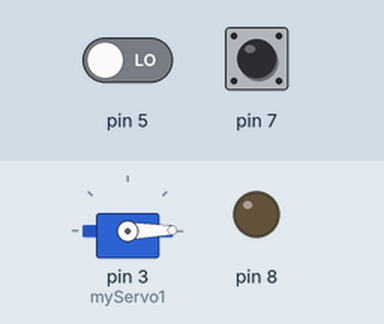
Bench run of a sketch on a simulated Arduino Uno, built with avr-gcc and run on an emulated ATmega328P. Parts: servo, output pins drawn as LEDs (lit = HIGH). Dashed ring = blinking. The inputs (shaded band) are chosen by the test bench; at power-on: pin 5 LOW, pin 7 HIGH.

Above: at 1.2 s.
1.3 s: pin 5 driven HIGH
At 1.9 s:
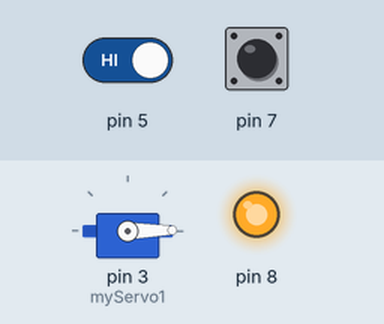
2.8 s: pin 7 pulled LOW for 0.15 s
At 4.1 s:
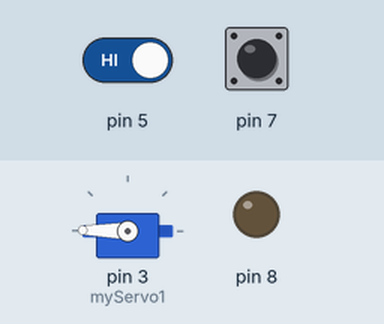
5.9 s: pin 7 pulled LOW for 1 s
At 7.57 s:
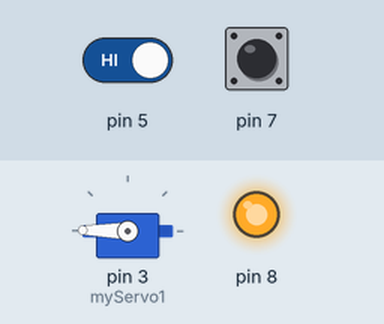
9.2 s: pin 7 pulled LOW for 3.2 s
At 10.5 s:
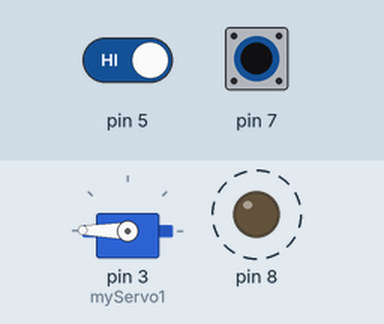
Timing chart, 0 to 14.4 s (numbered marks = the images above; inputs shaded):
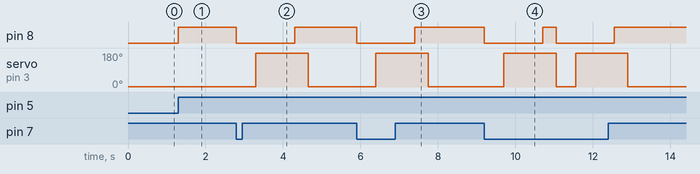

The sketch:

dispensador_cinta_adhesiva_aislante.ino
```cpp
#include <Servo.h>
Servo myServo1;
int a =0;
void setup() {
Serial.begin (9600);
myServo1.attach (3);//9
pinMode (7, INPUT_PULLUP);
pinMode (5, INPUT);
pinMode (8, OUTPUT);
}

void loop() {
  myServo1.write (01);
if (digitalRead (5)==HIGH){
  a=1;
}
  if (a==1){
if (digitalRead (7)==HIGH){
digitalWrite(8,HIGH);
}else if (digitalRead (7)==LOW){
digitalWrite(8,LOW);
delay (500);
   myServo1.write(179);// (179);
delay (1000);
digitalWrite (8,HIGH);
delay(350);
myServo1.write (01);//(((
 a=0;
}
}

else if (a!=1){
    digitalWrite (8,LOW);
  }
}
```

Measured:
- after the input at 1.3 s, pin 8: LOW → HIGH at once
- after the input at 2.8 s, pin 8: HIGH → LOW at once, → HIGH 1.5 s later; servo on pin 3 (myServo1): 1° → 179° after 0.50 s, → 1° 1.4 s later
- after the input at 5.9 s, pin 8: HIGH → LOW at once, → HIGH 1.5 s later; servo on pin 3 (myServo1): 1° → 179° after 0.50 s, → 1° 1.4 s later
- after the input at 9.2 s, pin 8: alternates HIGH for 0.35 s and LOW for 1.5 s, starting at once; servo on pin 3 (myServo1): alternates 179° for 1.4 s and 1° for 0.50 s, starting after 0.50 s
